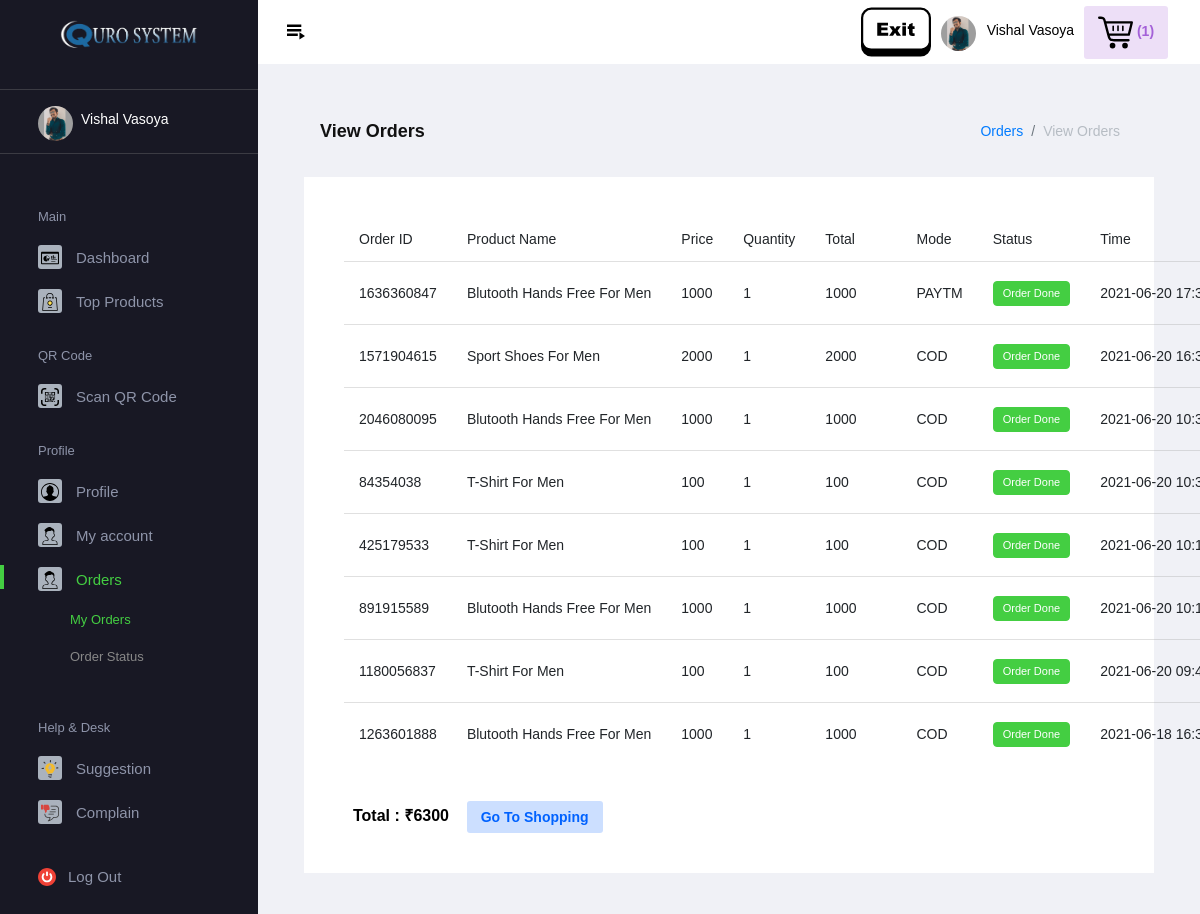
/qrsystem/user/order_history.php (signed in), run on the app's committed database.
### tables this page shows
CREATE TABLE `orders` (
  `sno` varchar(150) NOT NULL,
  `cop` varchar(150) NOT NULL,
  `order_id` text NOT NULL,
  `pid` text NOT NULL,
  `uid` varchar(50) NOT NULL,
  `eid` varchar(150) NOT NULL,
  `cid` varchar(100) NOT NULL,
  `aid` varchar(150) NOT NULL,
  `product_name` text NOT NULL,
  `price` int(11) NOT NULL,
  `quantity` int(11) NOT NULL,
  `total` int(11) NOT NULL,
  `dop` timestamp NOT NULL DEFAULT current_timestamp() ON UPDATE current_timestamp(),
  `status` text NOT NULL,
  `payment_method` varchar(20) NOT NULL,
  `psdetail` varchar(150) NOT NULL,
  `size` text NOT NULL,
  `pcolor` varchar(250) NOT NULL,
  `prstatus` varchar(150) NOT NULL
);

### qrsystem/user/order_history.php (the view, shortened to what this page needs)
<?php
include "../../conn.php";
$total=0;
?>
<!DOCTYPE html>
<html lang="en">
<head>
    <link rel="stylesheet" href="../../assets/vendors/mdi/css/materialdesignicons.min.css">
    <link rel="stylesheet" href="../../assets/vendors/flag-icon-css/css/flag-icon.min.css">
    <link rel="stylesheet" href="../../assets/vendors/css/vendor.bundle.base.css">
    <link rel="stylesheet" href="../../assets/css/demo_1/style.css">
</head>
<body>
    <div class="container-scroller">
        <?php
if(isset($_SESSION['uname']) && isset($_SESSION['uid']) && isset($_SESSION['uemail']) && isset($_SESSION['uimg']))
{
   include "themes/header.php";
}
else
{
   header("location:../../login.php");
}
?>
        <div class="container-fluid page-body-wrapper">
            <?php
if(isset($_SESSION['uname']) && isset($_SESSION['uid']) && isset($_SESSION['uemail']) && isset($_SESSION['uimg']))
{
   include "themes/sidebar.php";
}
else
{
   header("location:../../login.php");
}
?>
            <div class="main-panel">
                <div class="content-wrapper">
                    <div class="page-header">
                        <h3 class="page-title">View Orders</h3>
                        <nav aria-label="breadcrumb">
                            <ol class="breadcrumb">
                                <li class="breadcrumb-item"><a href="#">Orders</a></li>
                                <li class="breadcrumb-item active" aria-current="page">View Orders</li>
                            </ol>
                        </nav>
                    </div>
                    <div class="row">
                        <div class="col-lg-12 grid-margin stretch-card">
                            <div class="card">
                                <div class="card-body">
                                    <table class="table table-hover">
                                        <thead>
                                            <tr>
                                                <th>Order ID</th>
                                                <th>Product Name</th>
                                                <th>Price</th>
                                                <th>Quantity</th>
                                                <th>Total<th>
                                                <th>Mode</th>
                                                <th>Status</th>
                                                <th>Time</th>
                                            </tr>
                                        </thead>
                                        <tbody>
                                            <?php
                                        $q2="select * from orders where uid='".$_SESSION['uid']."' order by dop desc";
                                        if($r2=mysqli_query($conn,$q2))
                                        {
                                            while($n1=mysqli_fetch_assoc($r2))
                                            {
                                                $total=$total + $n1['total'];
                                                echo '
                                                <tr>
                                                <td>'.$n1['order_id'].'
                                                <td>'.$n1['product_name'].'</td>
                                                <td>'.$n1['price'].'</td>
                                                <td>'.$n1['quantity'].'</td>
                                                <td>'.$n1['total'].'<td>
                                                <td>'.$n1['payment_method'].'</td>';
                                                if($n1['prstatus'] == "Payment Received")
                                                {
                                                    echo ' <td><label class="badge badge-primary">'.$n1['prstatus'].'</label></td>';
                                                }
                                                elseif($n1['prstatus'] == "Order Done")
                                                {
                                                    echo ' <td><label class="badge badge-success">'.$n1['prstatus'].'</label></td>';
                                                }
                                                elseif($n1['prstatus'] == "Order Preparing")
                                                {
                                                    echo ' <td><label class="badge badge-danger">'.$n1['prstatus'].'</label></td>';
                                                }
                                                echo '<td>'.$n1['dop'].'</td>';
                                                echo '
                                            </tr>';
                                           }
                                        }
                                  echo '
                              </tbody>
                            </table><br><br>
                            <div class="container-fluid w-100">
                            <b><font color="black" size="3px">Total : 	&#8377;'.$total.'</font></b>&nbsp;&nbsp;&nbsp;
                            <a href="view_product.php" class="btn btn-sm btn-inverse-primary mr-2">Go To Shopping</a>
                        </div>';
                ?>
                                </div>
                            </div>
                        </div>
                    </div>
                </div>
            </div>
        </div>
    </div>
</body>
</html>

### data on the page
orders: order "1636360847", product_name "Blutooth Hands Free For Men", price "1000", quantity "1", total "1000", payment_method "PAYTM", prstatus "Order Done", dop "2021-06-20…"
orders: order "1571904615", product_name "Sport Shoes For Men", price "2000", quantity "1", total "2000", payment_method "COD", prstatus "Order Done", dop "2021-06-20…"
orders: order "2046080095", product_name "Blutooth Hands Free For Men", price "1000", quantity "1", total "1000", payment_method "COD", prstatus "Order Done", dop "2021-06-20…"
orders: order "84354038", product_name "T-Shirt For Men", price "100", quantity "1", total "100", payment_method "COD", prstatus "Order Done", dop "2021-06-20…"
orders: order "425179533", product_name "T-Shirt For Men", price "100", quantity "1", total "100", payment_method "COD", prstatus "Order Done", dop "2021-06-20…"
orders: order "891915589", product_name "Blutooth Hands Free For Men", price "1000", quantity "1", total "1000", payment_method "COD", prstatus "Order Done", dop "2021-06-20…"
orders: order "1180056837", product_name "T-Shirt For Men", price "100", quantity "1", total "100", payment_method "COD", prstatus "Order Done", dop "2021-06-20…"
orders: order "1263601888", product_name "Blutooth Hands Free For Men", price "1000", quantity "1", total "1000", payment_method "COD", prstatus "Order Done", dop "2021-06-18…"

### other printed values
$_SESSION['uname'] "Vishal Vasoya"
$num "1"
$total "6300"
